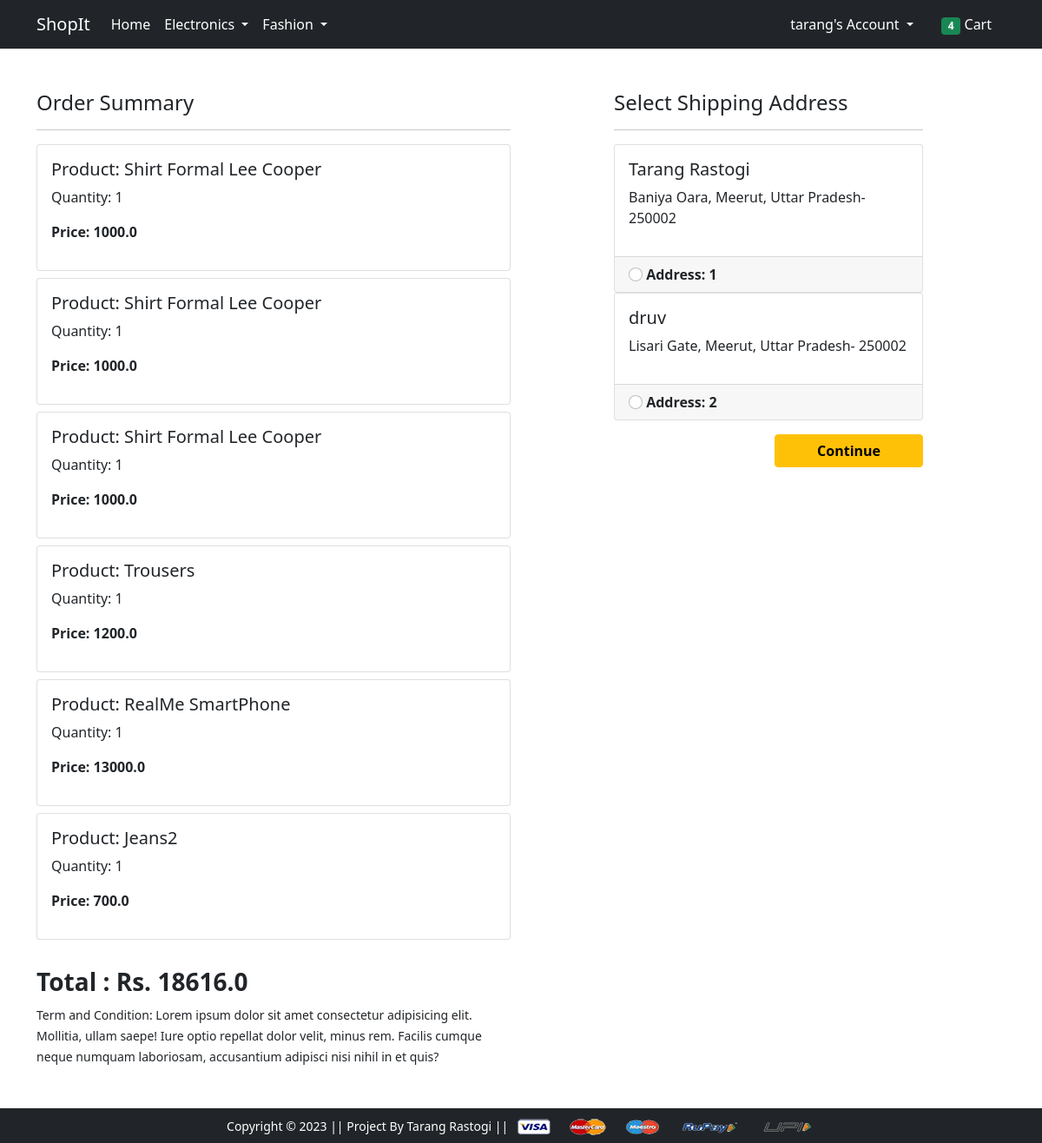
/checkout/ (signed in), run on an earlier commit of the app's database.
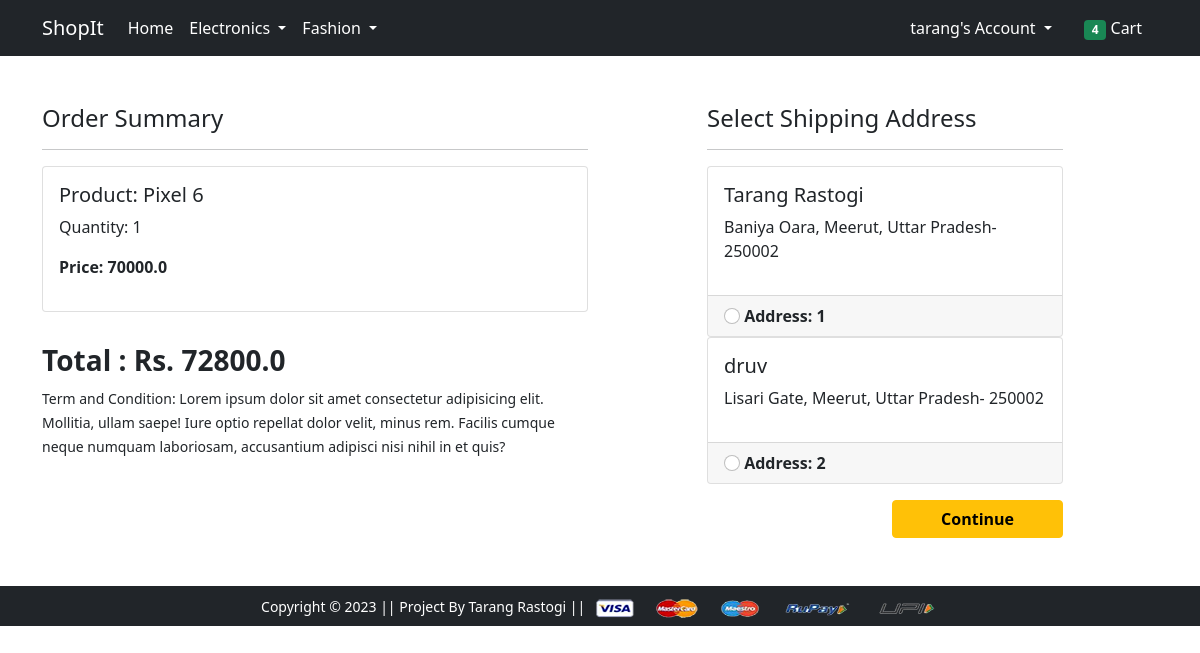
And on a later commit of the database.
### app/models.py (models this page shows, shortened)
class Cart(models.Model):
    user = models.ForeignKey(User , on_delete=models.CASCADE)
    product = models.ForeignKey(Product , on_delete=models.CASCADE)
    quantity = models.PositiveIntegerField(default=1)
    @property
    def total_cost(self):
        return self.quantity*self.product.discounted_price

class Product(models.Model):
    title = models.CharField(max_length=100)
    selling_price = models.FloatField()
    discounted_price = models.FloatField()
    description = models.TextField()
    brand = models.CharField(max_length=100)
    category = models.CharField(choices = CATEGORY_CHOICES , max_length=2)
    product_image = models.ImageField(upload_to='productimg')

class Customer(models.Model):
    user = models.ForeignKey(User , on_delete=models.CASCADE)
    name = models.CharField(max_length=200)
    locality = models.CharField(max_length=200)
    city = models.CharField(max_length=200)
    zipcode = models.IntegerField()
    state = models.CharField(choices = STATE_CHOICES , max_length=50)

### app/views.py (the view)
# urls.py: path('checkout/', views.checkout, name='checkout'),
@login_required
def checkout(request):
    user = request.user
    add = Customer.objects.filter(user = user)
    cart_items = Cart.objects.filter(user = user)
    amount = 0.0
    amount = 0.0
    shipping_amount = 0.0
    total_amount = 0.0
    cart_product = [p for p in Cart.objects.all() if p.user == user]
    for p in cart_product:
        tempamt = (p.quantity* p.product.discounted_price)
        amount+=tempamt
        tempshippingamount = tempamt*0.04
        shipping_amount +=tempshippingamount
        total_amount = amount + shipping_amount
    return render(request, 'app/checkout.html'  , {'add' : add , 'totalamount': total_amount , 'cart_items' : cart_items} )

### app/templates/app/checkout.html (shortened to what this page needs)
{% extends 'app/base.html' %}
{% load static %}
{% block main-content %}
<div class="container">
 <div class="row mt-5">
  <div class="col-sm-6">
    <h4>Order Summary</h4>
    <hr>
    {% for item in cart_items %}
      <div class="card mb-2">
        <div class="card-body">
          <h5>Product: {{item.product.title}}</h5>
          <p>Quantity: {{item.quantity}}</p>
          <p class="fw-bold">Price: {{item.total_cost}}</p>
        </div>
      </div>
    {% endfor %}
    <br>
    <p class = "fw-bold h3">Total : Rs. {{totalamount}}</p>
    <small>Term and Condition: Lorem ipsum dolor sit amet consectetur adipisicing elit. Mollitia, ullam saepe! Iure optio repellat dolor velit, minus rem. Facilis cumque neque numquam laboriosam, accusantium adipisci nisi nihil in et quis?</small>
  </div>
  <div class="col-sm-4 offset-sm-1">
    <h4>Select Shipping Address</h4>
    <hr>
    <form action="/paymentdone">
    {% for ad in add %}
      <div class="card">
        <div class="card-body">
          <h5>{{ad.name}}</h5>
          <p>{{ad.locality}}, {{ad.city}}, {{ad.state}}- {{ad.zipcode}}</p>
        </div>
        <div class="card-footer">
          <input class="form-check-input" type="radio" name="custid" id="custadd{{forloop.counter}}" value="{{ad.id}}">
          <label class="form-check-label fw-bold" for="custadd{{forloop.counter}}">
            Address: {{ forloop.counter }} </label>
        </div>
      </div>
      {% endfor %}
        <div class="text-end">
          <button type="submit" class="btn btn-warning mt-3 px-5 fw-bold">Continue</button>
        </div>
      </form>
    </div>
  </div>
</div>
{% endblock main-content %}

What changed in the data, as far as the page shows it:
removed Cart: product "Shirt Formal Lee Cooper", quantity "1", total_cost "1000.0"
removed Cart: product "Shirt Formal Lee Cooper", quantity "1", total_cost "1000.0"
removed Cart: product "Shirt Formal Lee Cooper", quantity "1", total_cost "1000.0"
removed Cart: product "Trousers", quantity "1", total_cost "1200.0"
removed Cart: product "RealMe SmartPhone", quantity "1", total_cost "13000.0"
removed Cart: product "Jeans2", quantity "1", total_cost "700.0"
added Cart: product "Pixel 6", quantity "1", total_cost "70000.0"
Also different on the page:
{{ totalamount }}: "18616.0" → "72800.0"
